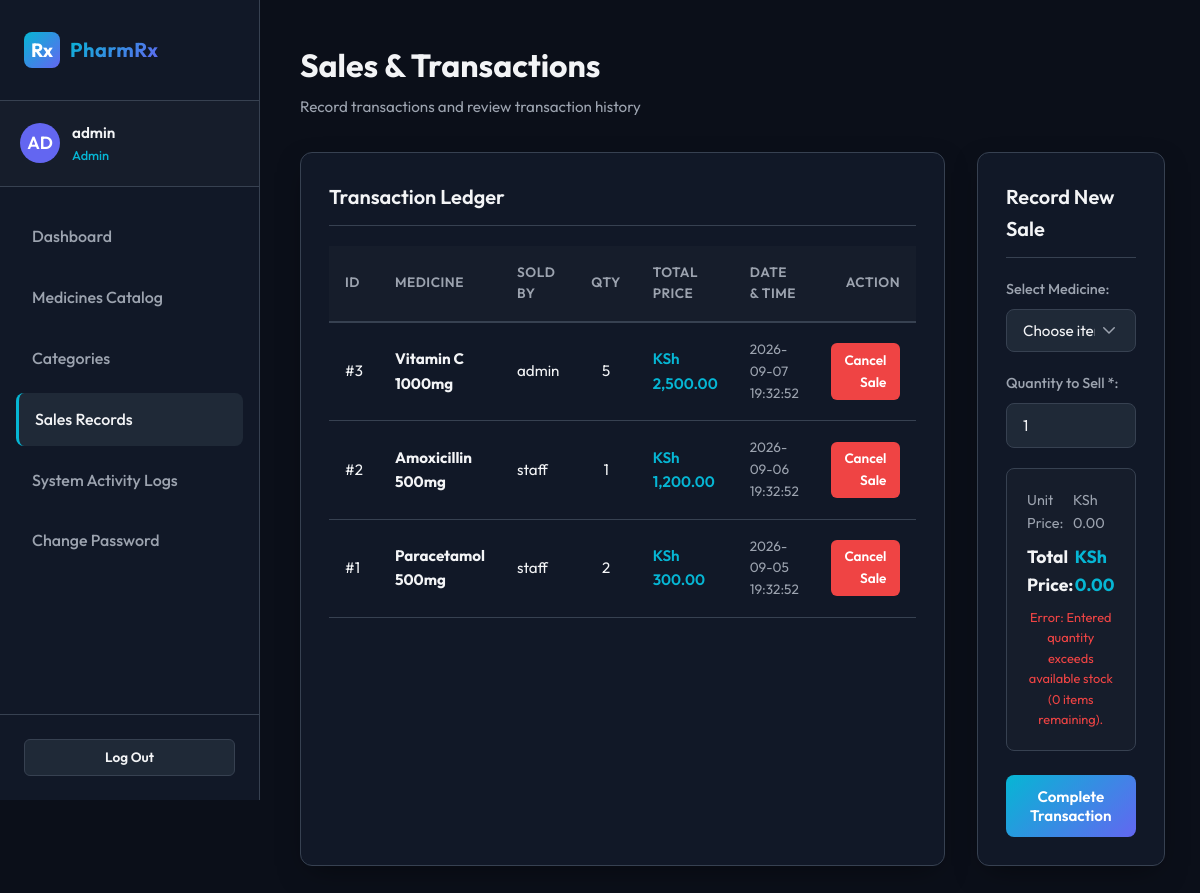
/sales.php (signed in), run on the app's committed database.
### tables this page shows
CREATE TABLE `sales` (
  `id` INT AUTO_INCREMENT PRIMARY KEY,
  `medicine_id` INT DEFAULT NULL,
  `user_id` INT DEFAULT NULL,
  `quantity` INT NOT NULL,
  `total_price` DECIMAL(10,2) NOT NULL,
  `sale_date` TIMESTAMP DEFAULT CURRENT_TIMESTAMP,
  CONSTRAINT `fk_sales_medicine` 
    FOREIGN KEY (`medicine_id`) REFERENCES `medicines` (`id`) 
    ON DELETE SET NULL 
    ON UPDATE CASCADE,
  CONSTRAINT `fk_sales_user` 
    FOREIGN KEY (`user_id`) REFERENCES `users` (`id`) 
    ON DELETE SET NULL 
    ON UPDATE CASCADE
);

CREATE TABLE `medicines` (
  `id` INT AUTO_INCREMENT PRIMARY KEY,
  `category_id` INT DEFAULT NULL,
  `name` VARCHAR(150) NOT NULL UNIQUE,
  `description` TEXT,
  `price` DECIMAL(10,2) NOT NULL,
  `stock_quantity` INT NOT NULL DEFAULT 0,
  `image_path` VARCHAR(255) DEFAULT NULL,
  `created_at` TIMESTAMP DEFAULT CURRENT_TIMESTAMP,
  CONSTRAINT `fk_medicines_category` 
    FOREIGN KEY (`category_id`) REFERENCES `categories` (`id`) 
    ON DELETE SET NULL 
    ON UPDATE CASCADE
);

CREATE TABLE `users` (
  `id` INT AUTO_INCREMENT PRIMARY KEY,
  `username` VARCHAR(50) NOT NULL UNIQUE,
  `email` VARCHAR(100) NOT NULL UNIQUE,
  `password_hash` VARCHAR(255) NOT NULL,
  `role` ENUM('Admin', 'Normal') NOT NULL DEFAULT 'Normal',
  `created_at` TIMESTAMP DEFAULT CURRENT_TIMESTAMP
);

### config/auth.php (called while the page is built, shortened)
<?php
function isLoggedIn() {
    return isset($_SESSION['user_id']) && isset($_SESSION['username']);
}
function isAdmin() {
    return isLoggedIn() && isset($_SESSION['role']) && $_SESSION['role'] === 'Admin';
}
?>

### sales.php (the view, shortened to what this page needs)
<?php
include_once __DIR__ . '/includes/header.php';
require_once __DIR__ . '/config/logger.php';
$sales_per_page = 8;
$page = isset($_GET['page']) ? (int)$_GET['page'] : 1;
$offset = ($page - 1) * $sales_per_page;
try {
    $query = "SELECT s.*, m.name AS medicine_name, u.username AS seller_name
              FROM `sales` s
              LEFT JOIN `medicines` m ON s.medicine_id = m.id
              LEFT JOIN `users` u ON s.user_id = u.id
              ORDER BY s.id DESC
              LIMIT :limit OFFSET :offset";
    $stmt = $pdo->prepare($query);
    $stmt->bindValue(':limit', $sales_per_page, PDO::PARAM_INT);
    $stmt->bindValue(':offset', $offset, PDO::PARAM_INT);
    $stmt->execute();
    $sales = $stmt->fetchAll();
} catch (PDOException $e) {
    error_log("Sales data load error: " . $e->getMessage());
    $sales = [];
    $active_medicines = [];
}
?>
<div class="header-actions">
    <div class="page-title">
        <h1>Sales & Transactions</h1>
        <p>Record transactions and review transaction history</p>
    </div>
</div>
<div class="dashboard-grid">
    <div class="card-premium">
        <h3 class="card-title">Transaction Ledger</h3>
        <div class="table-container">
            <table class="table-premium">
                <thead>
                    <tr>
                        <th>ID</th>
                        <th>Medicine</th>
                        <th>Sold By</th>
                        <th style="text-align: center;">Qty</th>
                        <th>Total Price</th>
                        <th>Date & Time</th>
                        <?php if (isAdmin()): ?>
                            <th style="text-align: right;">Action</th>
                        <?php endif; ?>
                    </tr>
                </thead>
                <tbody>
                    <?php if (empty($sales)): ?>
                        <tr>
                            <td colspan="<?php echo isAdmin() ? '7' : '6'; ?>" style="text-align: center; color: var(--text-secondary);">No sales transactions logged.</td>
                        </tr>
                    <?php else: ?>
                        <?php foreach ($sales as $sale): ?>
                            <tr>
                                <td>#<?php echo $sale['id']; ?></td>
                                <td>
                                    <strong><?php echo htmlspecialchars($sale['medicine_name'] ?? '[Deleted Medicine]'); ?></strong>
                                </td>
                                <td><?php echo htmlspecialchars($sale['seller_name'] ?? '[Deleted User]'); ?></td>
                                <td style="text-align: center;"><?php echo $sale['quantity']; ?></td>
                                <td style="color: var(--accent-primary); font-weight: 600;">KSh <?php echo number_format($sale['total_price'], 2); ?></td>
                                <td style="font-size: 0.85rem; color: var(--text-secondary);"><?php echo $sale['sale_date']; ?></td>
                                <?php if (isAdmin()): ?>
                                    <td style="text-align: right;">
                                        <a href="sales.php?delete_sale=<?php echo $sale['id']; ?>" class="btn btn-danger btn-sm" onclick="return confirm('Cancel this sale? This will restore the stock and log the event.');">
                                            Cancel Sale
                                        </a>
                                    </td>
                                <?php endif; ?>
                            </tr>
                        <?php endforeach; ?>
                    <?php endif; ?>
                </tbody>
            </table>
        </div>
    </div>
    <div>
        <div class="card-premium" style="position: sticky; top: 20px;">
            <h3 class="card-title">Record New Sale</h3>
            <form action="sales.php" method="POST" class="validated-form">
                <div class="form-group">
                    <label for="medicine_id">Select Medicine:</label>
                    <select name="medicine_id" id="medicine_id" class="form-control" required onchange="updatePriceCalculator()">
                        <option value="" data-price="0" data-stock="0">Choose item...</option>
                    </select>
                </div>
                <div class="form-group">
                    <label for="quantity">Quantity to Sell *:</label>
                    <input type="number" min="1" name="quantity" id="quantity" class="form-control" value="1" required oninput="updatePriceCalculator()">
                </div>
                <div style="background-color: rgba(255,255,255,0.02); padding: 1.25rem; border-radius: var(--radius-sm); border: 1px solid var(--border-color); margin-bottom: 1.5rem;">
                    <div style="display: flex; justify-content: space-between; font-size: 0.9rem; margin-bottom: 0.5rem; color: var(--text-secondary);">
                        <span>Unit Price:</span>
                        <span id="calc-unit-price">KSh 0.00</span>
                    </div>
                    <div style="display: flex; justify-content: space-between; font-size: 1.1rem; font-weight: 700;">
                        <span>Total Price:</span>
                        <span id="calc-total" style="color: var(--accent-primary);">KSh 0.00</span>
                    </div>
                    <div id="calc-stock-warning" style="color: var(--danger); font-size: 0.8rem; margin-top: 0.5rem; text-align: center; display: none;"></div>
                </div>
                <button type="submit" class="btn btn-primary" style="width: 100%;">Complete Transaction</button>
            </form>
        </div>
    </div>
</div>
<?php include_once __DIR__ . '/includes/footer.php'; ?>

### assets/css/style.css (style rules this page uses)
:root { --bg-primary: #0b0f19; --bg-secondary: #111827; --bg-card: #1f2937; --text-primary: #f3f4f6; --text-secondary: #9ca3af; --accent-primary: #06b6d4; --accent-secondary: #6366f1; --accent-gradient: linear-gradient(135deg, #06b6d4 0%, #6366f1 100%); --border-color: #374151; --success: #10b981; --danger: #ef4444; --warning: #f59e0b; --info: #3b82f6; --transition-speed: 0.3s; --radius-lg: 16px; --radius-md: 12px; --radius-sm: 8px; --shadow-premium: 0 10px 30px -10px rgba(0, 0, 0, 0.5); }
* { margin: 0; padding: 0; box-sizing: border-box; }
body { font-family: 'Outfit', sans-serif; background-color: var(--bg-primary); color: var(--text-primary); line-height: 1.6; overflow-x: hidden; }
.header-actions { display: flex; justify-content: space-between; align-items: center; margin-bottom: 2rem; }
.page-title h1 { font-size: 2rem; font-weight: 700; margin-bottom: 0.25rem; }
.page-title p { color: var(--text-secondary); font-size: 0.95rem; }
.btn { display: inline-flex; align-items: center; justify-content: center; gap: 8px; font-family: inherit; font-size: 0.95rem; font-weight: 600; padding: 0.75rem 1.5rem; border-radius: var(--radius-sm); border: none; cursor: pointer; text-decoration: none; transition: all var(--transition-speed) ease; }
.btn-primary { background: var(--accent-gradient); color: white; }
.btn-danger { background-color: var(--danger); color: white; }
.btn-sm { padding: 0.4rem 0.85rem; font-size: 0.85rem; border-radius: 6px; }
.form-group { margin-bottom: 1.25rem; }
.form-group label { display: block; font-size: 0.9rem; font-weight: 500; color: var(--text-secondary); margin-bottom: 0.5rem; }
.form-control { width: 100%; font-family: inherit; font-size: 0.95rem; padding: 0.75rem 1rem; background-color: var(--bg-card); border: 1px solid var(--border-color); border-radius: var(--radius-sm); color: var(--text-primary); outline: none; transition: border-color var(--transition-speed) ease; }
select.form-control { appearance: none; background-repeat: no-repeat; background-position: right 1rem center; background-size: 1.2em; padding-right: 2.5rem; }
.dashboard-grid { display: grid; grid-template-columns: 2fr 1fr; gap: 2rem; }
.card-premium { background-color: var(--bg-secondary); border: 1px solid var(--border-color); border-radius: var(--radius-md); padding: 1.75rem; box-shadow: var(--shadow-premium); margin-bottom: 2rem; }
.card-title { font-size: 1.25rem; font-weight: 600; margin-bottom: 1.25rem; border-bottom: 1px solid var(--border-color); padding-bottom: 0.75rem; display: flex; align-items: center; justify-content: space-between; }
.table-container { overflow-x: auto; margin-bottom: 1.5rem; }
.table-premium { width: 100%; border-collapse: collapse; text-align: left; }
.table-premium th { background-color: rgba(255, 255, 255, 0.02); color: var(--text-secondary); font-weight: 600; font-size: 0.85rem; text-transform: uppercase; letter-spacing: 0.5px; padding: 1rem; border-bottom: 2px solid var(--border-color); }
.table-premium td { padding: 1rem; border-bottom: 1px solid var(--border-color); font-size: 0.95rem; }

### data on the page
sales: id "3", medicine.name "Vitamin C 1000mg", user.username "admin", quantity "5", total_price "2,500.00", sale_date "2026-09-07 19:32:52"
sales: id "2", medicine.name "Amoxicillin 500mg", user.username "staff", quantity "1", total_price "1,200.00", sale_date "2026-09-06 19:32:52"
sales: id "1", medicine.name "Paracetamol 500mg", user.username "staff", quantity "2", total_price "300.00", sale_date "2026-09-05 19:32:52"

### other printed values
substr($username, 0, 2) "AD"
$username "admin"
$role "Admin"
